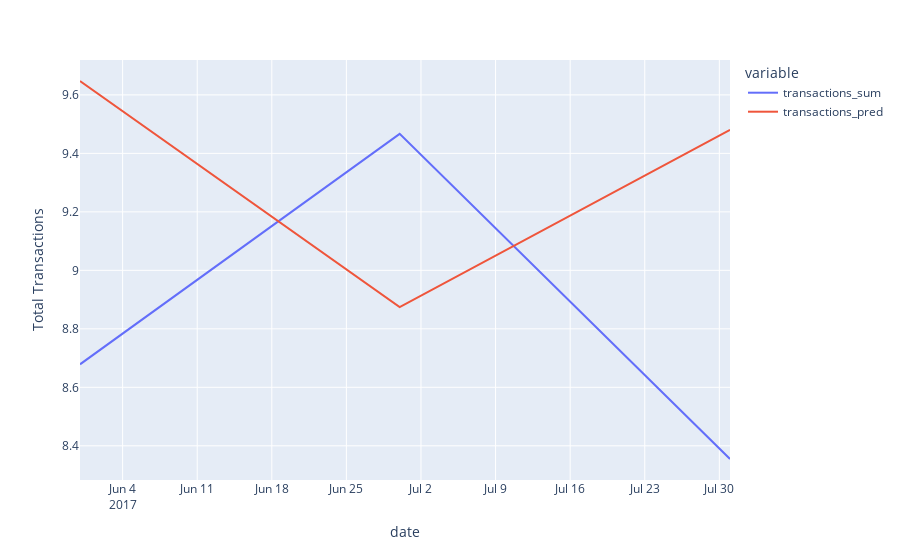

Notebook cell for this chart:
### Code cell
import plotly.graph_objects as go
import plotly.express as px
from plotly.subplots import make_subplots

fig = px.line(df_pred.resample('M').mean(), labels={'value': 'Total Transactions',
                                                    'transcations_sum': 'Transactions (Actual)',
                                                    'pred_transactions': 'Transactions {Prediction}'})
fig.show()

### Figure 1 — Plotly figure (JSON) as saved in the notebook; plotly's stock layout.template omitted (floating-point values rounded to 4 significant figures)
{"data": [{"hovertemplate": "variable=transactions_sum<br>date=%{x}<br>Total Transactions=%{y}<extra></extra>", "legendgroup": "transactions_sum", "line": {"color": "#636efa", "dash": "solid"}, "marker": {"symbol": "circle"}, "mode": "lines", "name": "transactions_sum", "orientation": "v", "showlegend": true, "type": "scatter", "x": ["2017-05-31T00:00:00", "2017-06-30T00:00:00", "2017-07-31T00:00:00"], "xaxis": "x", "y": [8.679, 9.467, 8.355], "yaxis": "y"}, {"hovertemplate": "variable=transactions_pred<br>date=%{x}<br>Total Transactions=%{y}<extra></extra>", "legendgroup": "transactions_pred", "line": {"color": "#EF553B", "dash": "solid"}, "marker": {"symbol": "circle"}, "mode": "lines", "name": "transactions_pred", "orientation": "v", "showlegend": true, "type": "scatter", "x": ["2017-05-31T00:00:00", "2017-06-30T00:00:00", "2017-07-31T00:00:00"], "xaxis": "x", "y": [9.647, 8.874, 9.481], "yaxis": "y"}], "layout": {"legend": {"title": {"text": "variable"}, "tracegroupgap": 0}, "margin": {"t": 60}, "xaxis": {"anchor": "y", "domain": [0, 1], "title": {"text": "date"}}, "yaxis": {"anchor": "x", "domain": [0, 1], "title": {"text": "Total Transactions"}}}}
